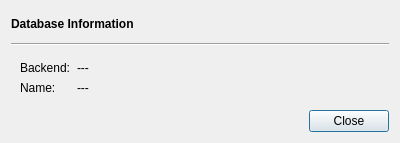
<?xml version="1.0" encoding="UTF-8"?>
<ui version="4.0">
 <class>DBInfoDialog</class>
 <widget class="QDialog" name="DBInfoDialog">
  <property name="geometry">
   <rect>
    <x>0</x>
    <y>0</y>
    <width>400</width>
    <height>143</height>
   </rect>
  </property>
  <property name="windowTitle">
   <string>Dialog</string>
  </property>
  <layout class="QVBoxLayout" name="verticalLayout">
   <item>
    <widget class="QLabel" name="label">
     <property name="font">
      <font>
       <bold>true</bold>
      </font>
     </property>
     <property name="text">
      <string>Database Information</string>
     </property>
    </widget>
   </item>
   <item>
    <widget class="Line" name="line">
     <property name="orientation">
      <enum>Qt::Horizontal</enum>
     </property>
    </widget>
   </item>
   <item>
    <widget class="QWidget" name="widget" native="true">
     <layout class="QGridLayout" name="gridLayout">
      <item row="0" column="0">
       <widget class="QLabel" name="label_2">
        <property name="text">
         <string>Backend:</string>
        </property>
       </widget>
      </item>
      <item row="0" column="1">
       <widget class="QLabel" name="backendLabel">
        <property name="sizePolicy">
         <sizepolicy hsizetype="Preferred" vsizetype="Preferred">
          <horstretch>1</horstretch>
          <verstretch>0</verstretch>
         </sizepolicy>
        </property>
        <property name="text">
         <string>---</string>
        </property>
       </widget>
      </item>
      <item row="1" column="0">
       <widget class="QLabel" name="label_3">
        <property name="text">
         <string>Name:</string>
        </property>
       </widget>
      </item>
      <item row="1" column="1">
       <widget class="QLabel" name="nameLabel">
        <property name="sizePolicy">
         <sizepolicy hsizetype="Preferred" vsizetype="Preferred">
          <horstretch>1</horstretch>
          <verstretch>0</verstretch>
         </sizepolicy>
        </property>
        <property name="text">
         <string>---</string>
        </property>
       </widget>
      </item>
     </layout>
    </widget>
   </item>
   <item>
    <widget class="QDialogButtonBox" name="buttonBox">
     <property name="orientation">
      <enum>Qt::Horizontal</enum>
     </property>
     <property name="standardButtons">
      <set>QDialogButtonBox::Close</set>
     </property>
    </widget>
   </item>
  </layout>
 </widget>
 <resources/>
 <connections>
  <connection>
   <sender>buttonBox</sender>
   <signal>accepted()</signal>
   <receiver>DBInfoDialog</receiver>
   <slot>accept()</slot>
   <hints>
    <hint type="sourcelabel">
     <x>248</x>
     <y>254</y>
    </hint>
    <hint type="destinationlabel">
     <x>157</x>
     <y>274</y>
    </hint>
   </hints>
  </connection>
  <connection>
   <sender>buttonBox</sender>
   <signal>rejected()</signal>
   <receiver>DBInfoDialog</receiver>
   <slot>reject()</slot>
   <hints>
    <hint type="sourcelabel">
     <x>316</x>
     <y>260</y>
    </hint>
    <hint type="destinationlabel">
     <x>286</x>
     <y>274</y>
    </hint>
   </hints>
  </connection>
 </connections>
</ui>
